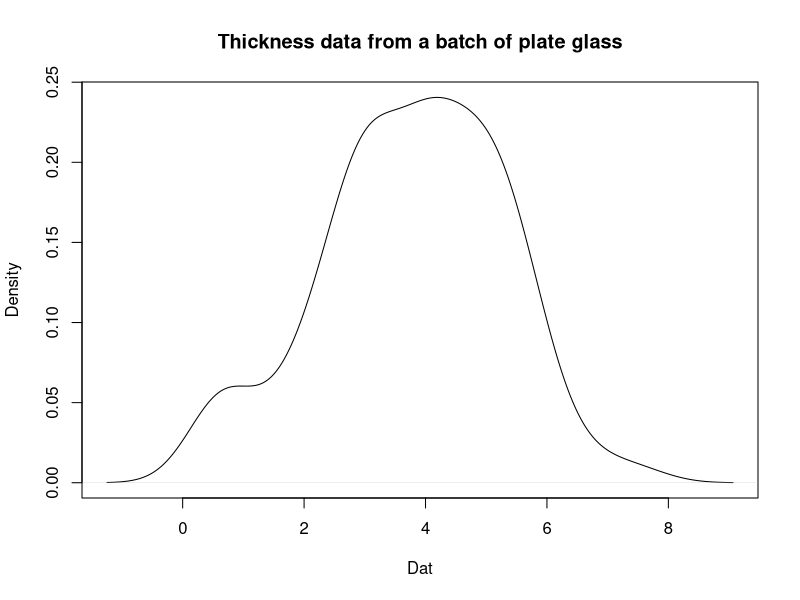
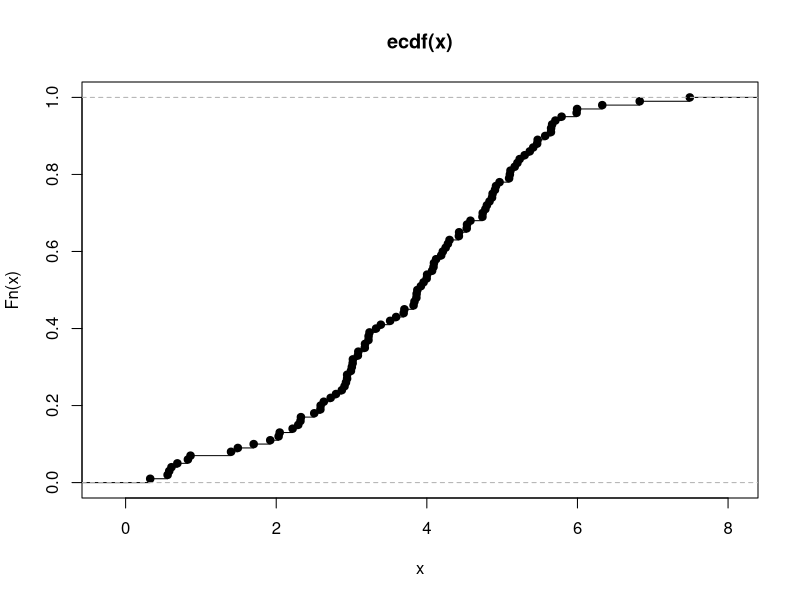
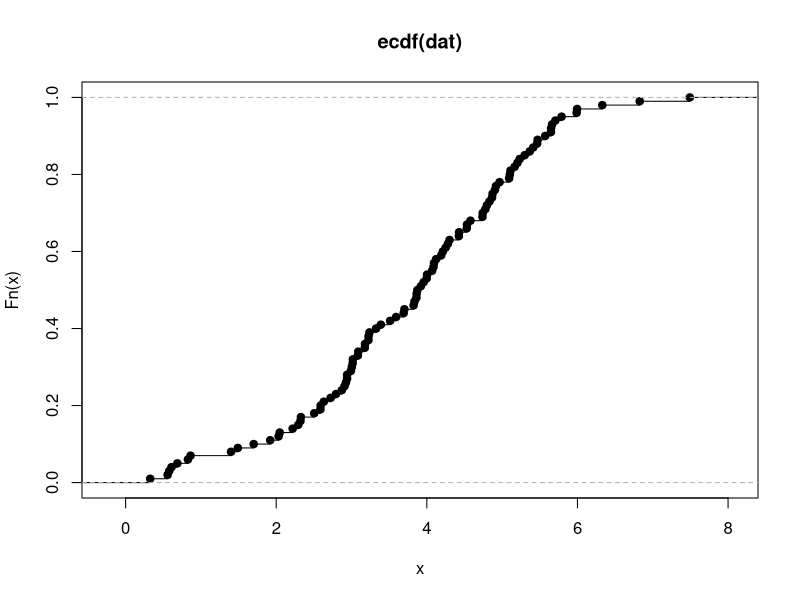

Reproduce these figures in R, in order.
dat <- c(2.9069147, 3.0180566, 3.5921512, 5.9949929, 4.7383280, 5.6480674, 6.8271128, 3.7017324, 3.1761423, 2.0317085, 4.1907820, 0.6869908, 2.7228405, 3.9208308, 3.2263873, 0.6088172, 2.9259418, 1.7007993, 5.4648964, 4.0698336, 3.8611872, 4.5297155, 2.9918485, 4.7422776, 5.9891359, 2.5897263, 2.3218468, 3.8356342, 3.8237642, 0.8620503, 3.0149591, 3.1789523, 4.0887007, 3.9978627, 4.8658102, 3.2249349, 2.2923833, 4.3012566, 5.2990025, 5.3670633, 3.6922178, 4.0945429, 3.0038287, 2.5046016, 3.2385523, 4.5334532, 3.8738495, 1.3998781, 5.7068375, 3.0898230, 4.2124252, 3.3258641, 4.4255638, 0.5576568, 4.0035172, 4.8321954, 2.6317194, 2.0462067, 4.2500042, 5.4126992, 5.6499125, 6.3294342, 3.8642895, 5.0923592, 2.2177806, 4.8733136, 4.9657656, 2.9415239, 3.0843663, 3.3892992, 0.5791528, 5.1104987, 5.7896187, 2.7939942, 4.7975087, 4.7772319, 7.4918467, 3.9567484, 4.4284291, 5.4715716, 3.5125444, 2.8711795, 5.1026480, 5.6636615, 5.2328671, 2.9411224, 4.5790267, 1.4904681, 4.9046809, 4.9183758, 1.9204763, 0.3265761, 2.5865285, 5.1669026, 5.2026414, 4.1229169, 4.2798322, 0.8271656, 2.3279752, 5.5718179 )
a <- 1.92
b <- 4.90
Fx <- ecdf(dat)
Fx
Fx(b) - Fx(a)

c <- 2
d <- 7
Fx(d) - Fx(c)

plot(density(dat), xlab="Dat", main="Thickness data from a batch of plate glass")
plot.ecdf(dat)
plot(Fx) # samething ^^^^
